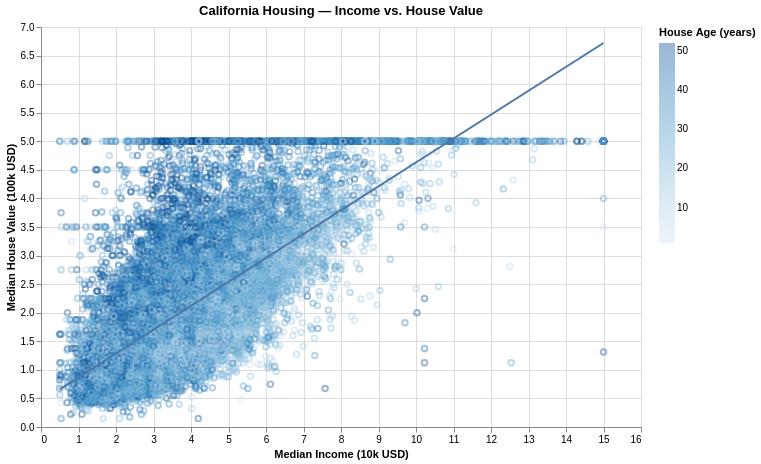

Notebook code for this chart:
### Code cell
import pandas as pd
import altair as alt
from sklearn.datasets import fetch_california_housing

# Load dataset
cal = fetch_california_housing(as_frame=True)
df = cal.frame.rename(columns={"MedInc": "MedianIncome", "MedHouseVal": "MedianHouseValue"})

# Disable max row limit for Altair
alt.data_transformers.disable_max_rows()

# Base scatter plot
base = alt.Chart(df).encode(
    x=alt.X("MedianIncome:Q", title="Median Income (10k USD)"),
    y=alt.Y("MedianHouseValue:Q", title="Median House Value (100k USD)"),
    tooltip=[
        alt.Tooltip("MedianIncome:Q", format=".2f"),
        alt.Tooltip("MedianHouseValue:Q", format=".2f"),
        "HouseAge:Q", "AveRooms:Q", "AveOccup:Q", "Population:Q"
    ]
).properties(
    width=600, height=400, title="California Housing — Income vs. House Value"
)

points = base.mark_point(opacity=0.4).encode(
    color=alt.Color("HouseAge:Q", title="House Age (years)")
).interactive()

# Regression trendline — make sure field names match exactly
trend = alt.Chart(df).transform_regression(
    "MedianIncome", "MedianHouseValue"
).mark_line(size=2).encode(
    x="MedianIncome:Q",
    y="MedianHouseValue:Q"
)

(points + trend).resolve_scale(color='independent')

### Figure 1 — Vega-Lite specification as saved in the notebook (floating-point values rounded to 4 significant figures; data arrays with more than 128 entries replaced by an {"elided": "..."} marker saying what was removed)
{"config": {"view": {"continuousWidth": 300, "continuousHeight": 300}}, "layer": [{"mark": {"type": "point", "opacity": 0.4}, "encoding": {"color": {"field": "HouseAge", "title": "House Age (years)", "type": "quantitative"}, "tooltip": [{"field": "MedianIncome", "format": ".2f", "type": "quantitative"}, {"field": "MedianHouseValue", "format": ".2f", "type": "quantitative"}, {"field": "HouseAge", "type": "quantitative"}, {"field": "AveRooms", "type": "quantitative"}, {"field": "AveOccup", "type": "quantitative"}, {"field": "Population", "type": "quantitative"}], "x": {"field": "MedianIncome", "title": "Median Income (10k USD)", "type": "quantitative"}, "y": {"field": "MedianHouseValue", "title": "Median House Value (100k USD)", "type": "quantitative"}}, "name": "view_1", "title": "California Housing — Income vs. House Value"}, {"mark": {"type": "line", "size": 2}, "encoding": {"x": {"field": "MedianIncome", "type": "quantitative"}, "y": {"field": "MedianHouseValue", "type": "quantitative"}}, "transform": [{"on": "MedianIncome", "regression": "MedianHouseValue"}]}], "data": {"name": "data-a5d4069519269b4298d6f270a36f674b"}, "height": 400, "params": [{"name": "param_1", "select": {"type": "interval", "encodings": ["x", "y"]}, "bind": "scales", "views": ["view_1"]}], "resolve": {"scale": {"color": "independent"}}, "width": 600, "$schema": "https://vega.github.io/schema/vega-lite/v5.20.1.json", "datasets": {"data-a5d4069519269b4298d6f270a36f674b": {"elided": "20640 records"}}}
